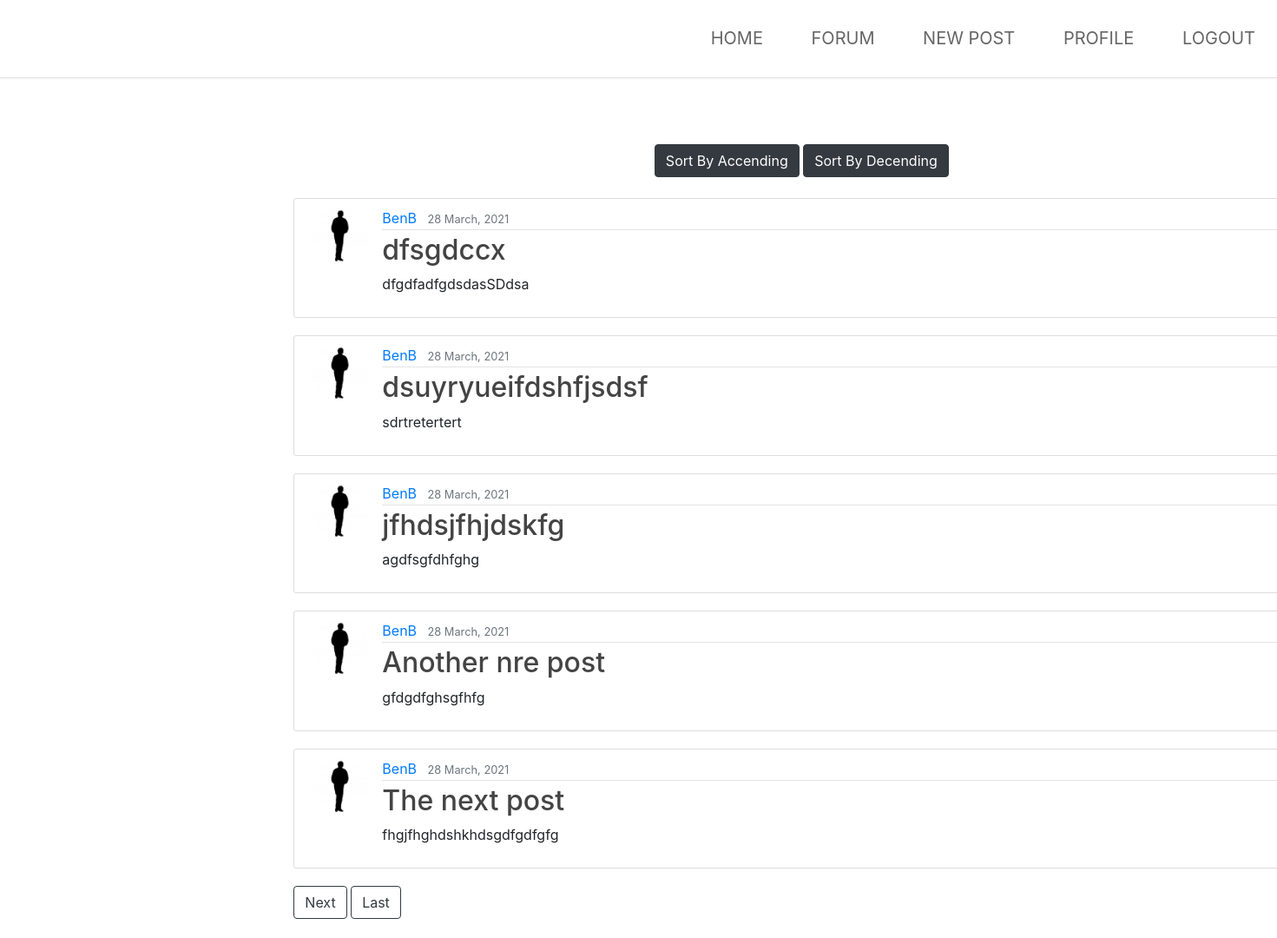
The app's page /blog (signed in), older data.
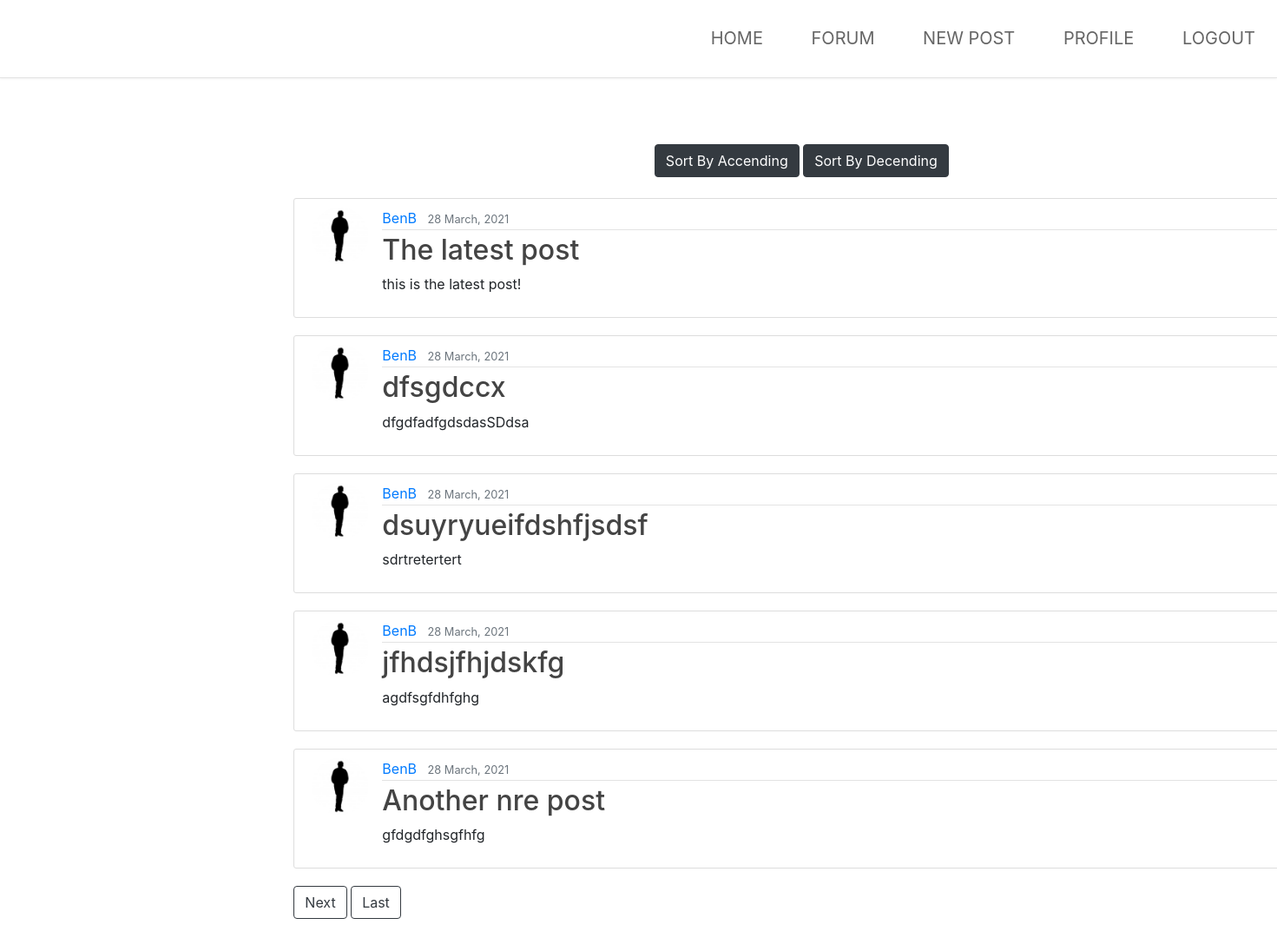
The same page, newer data.
### blogApp/models.py (models this page shows, shortened)
class Post(models.Model):
	title = models.CharField(max_length=100) #Setting the fields for the posts
	content = models.TextField() #Setting the fields for the post
	datePosted = models.DateTimeField(default=timezone.now) #Making the date stamp for the posts, it defaults to the current date/ time so it autmomatically tags posts with the right date
	author = models.ForeignKey(User, on_delete=models.CASCADE) #Assigning the user varible to the author section of a post, I also added .CASCADE to ensure if a user is deleted so is thier posts

### users/models.py (models this page shows, shortened)
class Profile(models.Model): #Creating the profile model
	user = models.OneToOneField(User, on_delete=models.CASCADE) #Setting the user models and also using the .CASCADE so when the user is deleted everything associated with them is deleted
	image=models.ImageField(default='default.png',upload_to='profile_photos') #Setting the users profile pic
	bio = models.CharField(max_length=200, default='This is my awesome bio!')

### blogApp/views.py (the view, shortened to what this page needs)
# urls.py: path('blog', PostListViewD.as_view(), name='MessageBoard-home'),
class PostListViewD(LoginRequiredMixin, ListView): #I used a class structure as its more efficant and the core functionality is handled for me, I only have to define the varibles.
	model = Post #Defining the model as a post
	template_name = 'blogApp/blog.html' #Assigning the template to the correct HTML file
	context_object_name = 'posts' #Giving the object a name
	ordering = ['-datePosted'] #Ordering the posts by date posted as default so newest posts will be shown first.
	paginate_by = 5 #Setting it so only 5 posts are shown per page

### blogApp/templates/blogApp/blog.html (shortened to what this page needs)
{% extends "blogApp/baseMessage.html" %}
{% block content %}
<section id="testDiv">
    <main role="main" class="container">
      <div class="row newDiv">
        <div class="col-md-12">
        <div class='text-center' >
        <a class="btn btn-dark mb-4" href="{% url 'MessageBoard-home-acending' %}">Sort By Accending</a>
        <a class="btn btn-dark mb-4" href="{% url 'MessageBoard-home' %}">Sort By Decending</a>
        </div>
        {% for post in posts %}
            <article class="media content-section">
              <img class="rounded-circle article-img" src="{{ post.author.profile.image.url }}">
              <div class="media-body">
                <div class="article-metadata">
                  <a class="mr-2" href="{% url 'user-posts' post.author.username %}">{{ post.author }}</a>
                  <small class="text-muted">{{ post.datePosted|date:"d F, Y" }}</small>
                </div>
                <h2><a class="article-title" href="{% url 'post-detail' post.id %}">{{ post.title }}</a></h2>
                <p class="article-content">{{ post.content }}</p>
              </div>
            </article>
        {% endfor %}
        {% if is_paginated %}
          {% if page_obj.has_next %}
            <a class="btn btn-outline-dark mb-4" href="?page={{ page_obj.next_page_number }}">Next</a>
            <a class="btn btn-outline-dark mb-4" href="?page={{ page_obj.paginator.num_pages }}">Last</a>
          {% endif %}
        {% endif %}
      </div>
    </div>
    </main>
</section>
{% endblock content %}

Row changes from the older to the newer data that the page shows:
no longer on this page (row unchanged): Post: author.profile.image (placeholder picture), author "BenB", datePosted "28 March, 2021", title "The next post", content "fhgjfhghdshkhdsgdfgdfgfg"
added Post: author.profile.image (placeholder picture), author "BenB", datePosted "28 March, 2021", title "The latest post", content "this is the latest post!"
